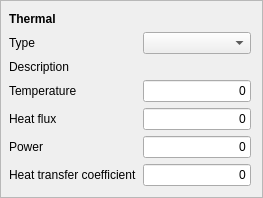
        <widget class="QFrame" name="thermalFrame">
         <property name="frameShape">
          <enum>QFrame::StyledPanel</enum>
         </property>
         <property name="frameShadow">
          <enum>QFrame::Raised</enum>
         </property>
         <layout class="QVBoxLayout" name="layoutThermalFrame">
          <property name="leftMargin">
           <number>8</number>
          </property>
          <item>
           <widget class="QLabel" name="label_thermal">
            <property name="font">
             <font>
              <weight>75</weight>
              <bold>true</bold>
             </font>
            </property>
            <property name="text">
             <string>Thermal</string>
            </property>
            <property name="wordWrap">
             <bool>false</bool>
            </property>
           </widget>
          </item>
          <item>
           <layout class="QGridLayout" name="layoutThermal">
            <item row="2" column="1">
             <widget class="Gui::InputField" name="inputTemperature">
              <property name="sizePolicy">
               <sizepolicy hsizetype="Preferred" vsizetype="Fixed">
                <horstretch>0</horstretch>
                <verstretch>0</verstretch>
               </sizepolicy>
              </property>
              <property name="text">
               <string notr="true">0</string>
              </property>
              <property name="alignment">
               <set>Qt::AlignRight|Qt::AlignTrailing|Qt::AlignVCenter</set>
              </property>
              <property name="singleStep" stdset="0">
               <double>1.000000000000000</double>
              </property>
              <property name="minimum" stdset="0">
               <double>0.000000000000000</double>
              </property>
              <property name="unit" stdset="0">
               <string notr="true">K</string>
              </property>
              <property name="format" stdset="0">
               <string notr="true">g</string>
              </property>
             </widget>
            </item>
            <item row="0" column="1">
             <widget class="QComboBox" name="comboThermalBoundaryType">
              <property name="minimumSize">
               <size>
                <width>0</width>
                <height>0</height>
               </size>
              </property>
             </widget>
            </item>
            <item row="1" column="0">
             <widget class="QLabel" name="label">
              <property name="sizePolicy">
               <sizepolicy hsizetype="Minimum" vsizetype="Preferred">
                <horstretch>0</horstretch>
                <verstretch>0</verstretch>
               </sizepolicy>
              </property>
              <property name="text">
               <string>Description </string>
              </property>
              <property name="wordWrap">
               <bool>true</bool>
              </property>
             </widget>
            </item>
            <item row="3" column="0">
             <widget class="QLabel" name="labelHeatFlux">
              <property name="text">
               <string>Heat flux</string>
              </property>
             </widget>
            </item>
            <item row="4" column="0">
                <widget class="QLabel" name="labelPower">
                 <property name="text">
                  <string>Power</string>
                 </property>
                </widget>
               </item>
               <item row="0" column="0">
             <widget class="QLabel" name="labelThermalBoundaryType">
              <property name="sizePolicy">
               <sizepolicy hsizetype="Minimum" vsizetype="Preferred">
                <horstretch>0</horstretch>
                <verstretch>0</verstretch>
               </sizepolicy>
              </property>
              <property name="text">
               <string>Type</string>
              </property>
             </widget>
            </item>
            <item row="3" column="1">
             <widget class="Gui::InputField" name="inputHeatFlux">
              <property name="sizePolicy">
               <sizepolicy hsizetype="Preferred" vsizetype="Fixed">
                <horstretch>0</horstretch>
                <verstretch>0</verstretch>
               </sizepolicy>
              </property>
              <property name="text">
               <string notr="true">0</string>
              </property>
              <property name="alignment">
               <set>Qt::AlignRight|Qt::AlignTrailing|Qt::AlignVCenter</set>
              </property>
              <property name="singleStep" stdset="0">
               <double>1.000000000000000</double>
              </property>
              <property name="unit" stdset="0">
               <string notr="true">W/m^2</string>
              </property>
              <property name="format" stdset="0">
               <string notr="true">g</string>
              </property>
             </widget>
            </item>
            <item row="4" column="1">
             <widget class="Gui::InputField" name="inputPower">
              <property name="sizePolicy">
               <sizepolicy hsizetype="Preferred" vsizetype="Fixed">
                <horstretch>0</horstretch>
                <verstretch>0</verstretch>
               </sizepolicy>
              </property>
              <property name="text">
               <string notr="true">0</string>
              </property>
              <property name="alignment">
               <set>Qt::AlignRight|Qt::AlignTrailing|Qt::AlignVCenter</set>
              </property>
              <property name="singleStep" stdset="0">
               <double>1.000000000000000</double>
              </property>
              <property name="unit" stdset="0">
               <string notr="true">W</string>
              </property>
              <property name="format" stdset="0">
               <string notr="true">g</string>
              </property>
             </widget>
            </item>
            <item row="2" column="0">
             <widget class="QLabel" name="labelTemperature">
              <property name="text">
               <string>Temperature</string>
              </property>
             </widget>
            </item>
            <item row="5" column="1">
             <widget class="Gui::InputField" name="inputHeatTransferCoeff">
              <property name="sizePolicy">
               <sizepolicy hsizetype="Preferred" vsizetype="Fixed">
                <horstretch>0</horstretch>
                <verstretch>0</verstretch>
               </sizepolicy>
              </property>
              <property name="text">
               <string notr="true">0</string>
              </property>
              <property name="alignment">
               <set>Qt::AlignRight|Qt::AlignTrailing|Qt::AlignVCenter</set>
              </property>
              <property name="singleStep" stdset="0">
               <double>1.000000000000000</double>
              </property>
              <property name="minimum" stdset="0">
               <double>0.000000000000000</double>
              </property>
              <property name="unit" stdset="0">
               <string notr="true">W/m^2/K</string>
              </property>
              <property name="format" stdset="0">
               <string notr="true">g</string>
              </property>
             </widget>
            </item>
            <item row="5" column="0">
             <widget class="QLabel" name="labelHTCeoff">
              <property name="text">
               <string>Heat transfer coefficient</string>
              </property>
             </widget>
            </item>
            <item row="1" column="1">
             <widget class="QLabel" name="labelThermalDescription">
              <property name="text">
               <string/>
              </property>
              <property name="wordWrap">
               <bool>true</bool>
              </property>
             </widget>
            </item>
           </layout>
          </item>
         </layout>
        </widget>
